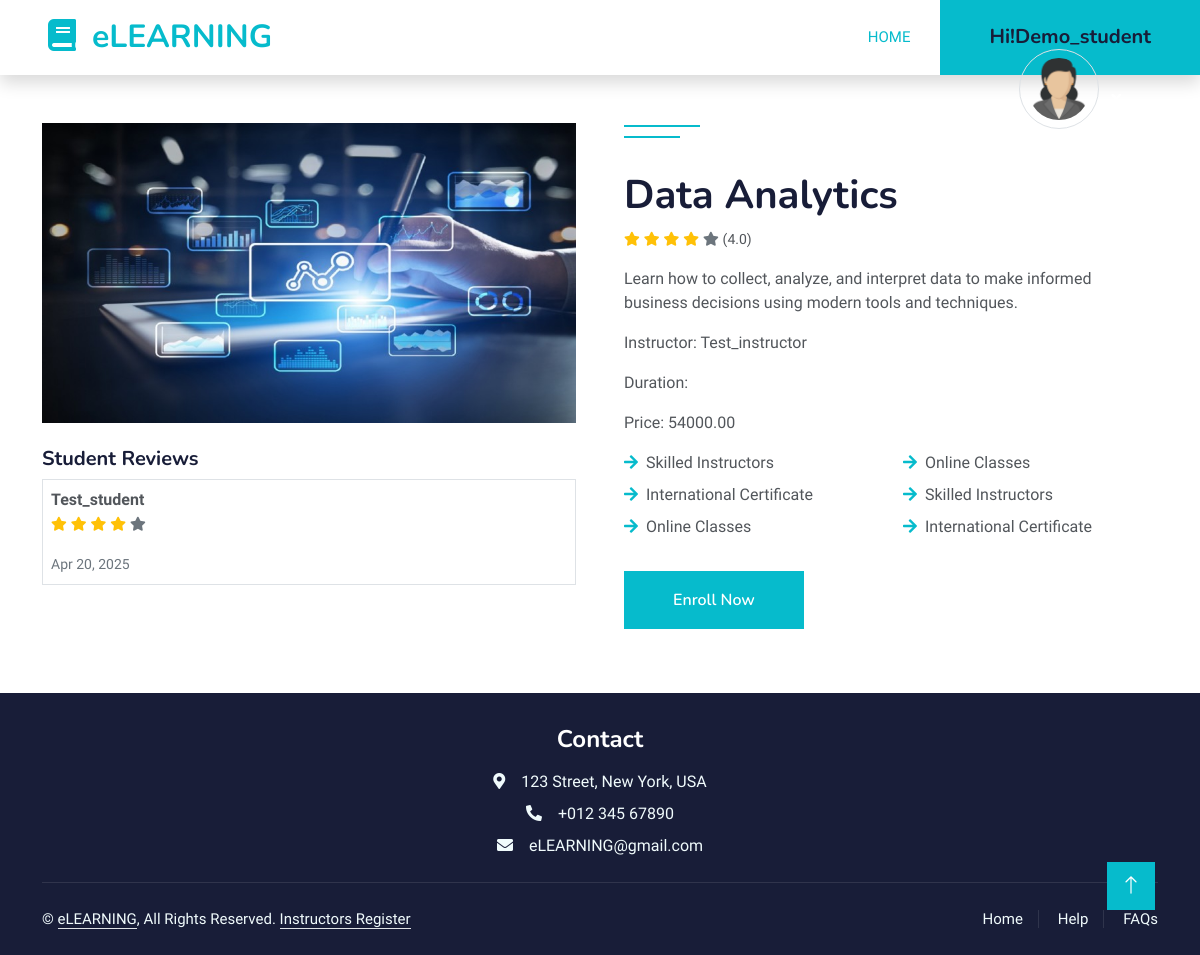
Before: /instructors/course_details/16/ (signed in) with the older database file.
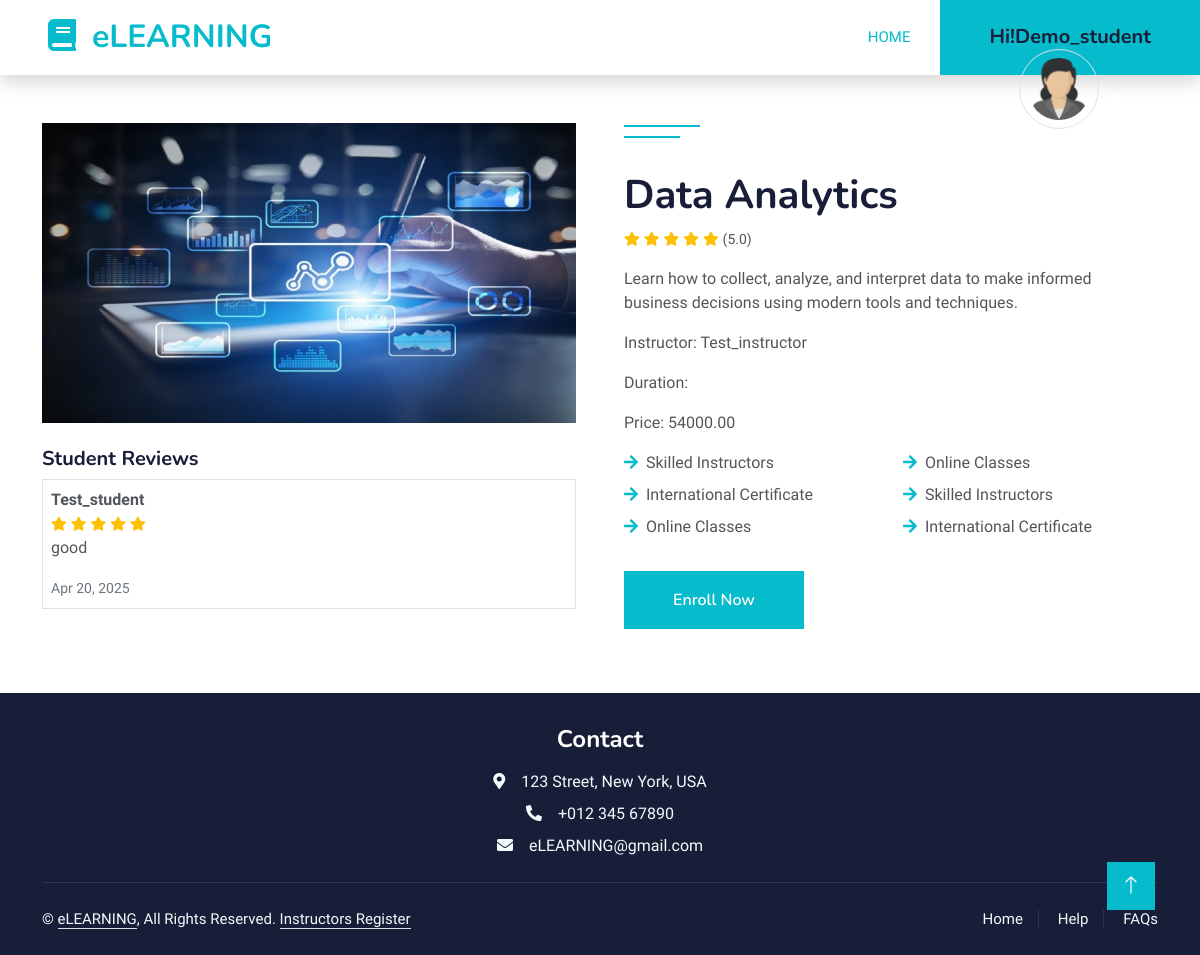
After: the same page with the newer database file.
### courses_app/models.py (models this page shows, shortened)
class Feedback(models.Model):
    course = models.ForeignKey(Course, on_delete=models.CASCADE, related_name='feedbacks')
    user = models.ForeignKey(User, on_delete=models.CASCADE)
    rating = models.IntegerField(choices=[(i, i) for i in range(1, 6)])
    comment = models.TextField(blank=True)
    created_at = models.DateTimeField(auto_now_add=True)
    class Meta:
        unique_together = ['course', 'user']  # one feedback per course per user

### accounts_app/models.py (models this page shows, shortened)
class CustomUser(AbstractUser):
    USER_TYPE_CHOICES = (
        ('student', 'Student'),
        ('instructor', 'Instructor'),
    )
    user_type = models.CharField(max_length=10, choices=USER_TYPE_CHOICES, default='student')
    bio = models.TextField(blank=True, null=True)
    profile_picture = models.ImageField(upload_to='profile_pics/', blank=True, null=True)
    @property
    def get_profile_picture_url(self):
        if self.profile_picture:
            return self.profile_picture.url
        else:
            return '/static/default-profile.png'  # a default image if user has no profile picture

### instructors_app/views.py (the view)
# urls.py: path('course_details/<int:course_id>/',views.course_details , name='course_details'),
def course_details(request, course_id):
    course = get_object_or_404(Course, id=course_id)
    feedbacks = Feedback.objects.filter(course=course)
    average_rating = feedbacks.aggregate(avg_rating=Avg('rating'))['avg_rating'] or 0
    return render(request, "instructors_app/course_details.html", {
        "course": course,
        "feedbacks": feedbacks,
        "average_rating": average_rating,
    })

### instructors_app/templates/instructors_app/course_details.html (shortened to what the changed rows need)
<!DOCTYPE html>
<html lang="en">
{% extends 'courses_app/layout.html' %}
{% block content %}
<div class="container-xxl py-5">
    <div class="container">
        <div class="row g-5">
            <div class="col-lg-6 wow fadeInUp" data-wow-delay="0.1s" style="min-height: 400px;">
                <div class="position-relative h-100">
                    {% for fb in feedbacks %}
                        <div class="border rounded p-2 my-2">
                            <strong>{{ fb.user.username }}</strong>
                            <div>
                                {% for i in "12345"|make_list %}
                                    {% if forloop.counter <= fb.rating %}
                                        <small class="fa fa-star text-warning"></small>
                                    {% else %}
                                        <small class="fa fa-star text-secondary"></small>
                                    {% endif %}
                                {% endfor %}
                            </div>
                            <p>{{ fb.comment }}</p>
                            <small class="text-muted">{{ fb.created_at|date:"M d, Y" }}</small>
                        </div>
                    {% empty %}
                        <p>No feedback yet.</p>
                    {% endfor %}
                </div>
            </div>
            <div class="col-lg-6 wow fadeInUp" data-wow-delay="0.3s">
                <h1>{{ course.title }}</h1>
                <div class="mb-3">
                    {% for i in "12345"|make_list %}
                        {% if forloop.counter <= average_rating %}
                            <small class="fa fa-star text-warning"></small>
                        {% else %}
                            <small class="fa fa-star text-secondary"></small>
                        {% endif %}
                    {% endfor %}
                    <small>({{ average_rating|floatformat:1 }})</small>
                </div>
            </div>
        </div>
    </div>
</div>
{% endblock %}

Changed rows visible on the page:
changed Feedback "Test_student": rating 4 → 5 (drawn); comment (not shown) → "good"
Other visible differences:
{{ average_rating|floatformat:1 }}: "4.0" → "5.0"
